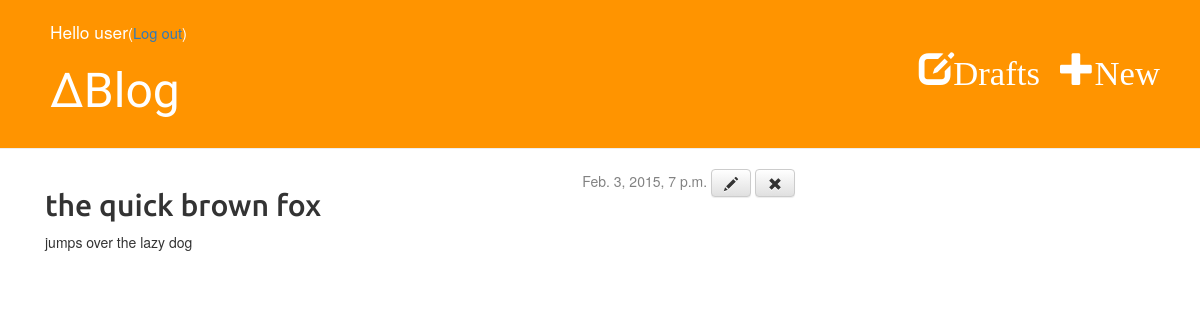
Screenshot of /post/8/ (signed in) with the database file from the repository.
### deltablog_app/models.py (models this page shows, shortened)
class Post(models.Model):
    author = models.ForeignKey('auth.User')
    title = models.CharField(max_length=200)
    text = models.TextField()
    created_date = models.DateTimeField(default=timezone.now)
    published_date = models.DateTimeField(blank=True, null=True)
    image = models.FileField(upload_to='documents/%Y/%m/%d', null=True, blank=True)
    class Meta:
        ordering = ["-published_date"]

### deltablog_app/views.py (the view)
# urls.py: url(r'^post/(?P<pk>[0-9]+)/$', views.post_detail),
def post_detail(request, pk):
    post = get_object_or_404(Post, pk=pk)
    return render(request, 'deltablog_app/post_detail.html', {'post': post})

### deltablog_app/templates/deltablog_app/post_detail.html
{% extends 'deltablog_app/base.html' %}
{% block content %}
    <div class="date">
    {% if post.published_date %}
        {{ post.published_date }}
    {% else %}
        <a class="btn btn-default" href="{% url 'deltablog_app.views.post_publish' pk=post.pk %}">Publish</a>
    {% endif %}
    {% if user.is_authenticated %}
    <a class="btn btn-default" href="{% url 'post_edit' pk=post.pk %}"><span class="glyphicon glyphicon-pencil"></span></a>
    <a class="btn btn-default" href="{% url 'post_remove' pk=post.pk %}"><span class="glyphicon glyphicon-remove"></span></a>
    {% endif %}
    </div>
    <h2>{{ post.title }}</h2>
    <p>{{ post.text|linebreaks }}</p>
{% endblock %}

### deltablog_app/templates/deltablog_app/base.html (shortened to what this page needs)
{% load staticfiles %}
<html>
    <head>
        <link rel="stylesheet" href="//maxcdn.bootstrapcdn.com/bootstrap/3.2.0/css/bootstrap.min.css">
        <link rel="stylesheet" href="//maxcdn.bootstrapcdn.com/bootstrap/3.2.0/css/bootstrap-theme.min.css">
        <link rel="stylesheet" href="{% static 'css/deltablog_app.css' %}">
    </head>
    <body>
        <div class="page-header">
            {% if user.is_authenticated %}
            <a href="{% url 'post_new' %}" class="top-menu"><span class="glyphicon glyphicon-plus">New</span></a>
            <a href="{% url 'post_draft_list' %}" class="top-menu"><span class="glyphicon glyphicon-edit">Drafts</span></a>
            <p class="top-menu-greeting">Hello {{ user.username }}<small>(<a href="{% url 'django.contrib.auth.views.logout' %}">Log out</a>)</small></p>
            {% else %}
            <a href="{% url 'django.contrib.auth.views.login' %}" class="top-menu"><span class="glyphicon glyphicon-lock">Login</span></a>
            {% endif %}
            <h1><a href="{% url 'deltablog_app.views.post_list' %}">∆Blog</a></h1>
        </div>
        <div class="content container">
            <div class="row">
                <div class="col-md-8">
                {% block content %}
                {% endblock %}
                </div>
            </div>
        </div>
    </body>
</html>

### static/css/deltablog_app.css (style rules this page uses)
.page-header { background-color: #ff9400; margin-top: 0; padding: 20px 20px 20px 50px; }
.page-header h1, .page-header h1 a, .page-header h1 a:visited, .page-header h1 a:active { color: #ffffff; font-size: 36pt; text-decoration: none; }
.content { margin-left: 30px; }
h1 { font-family: 'Gloria Hallelujah', cursive; }
h2 { font-family: 'Ubuntu', sans-serif; }
.date { float: right; color: #828282; }
.top-menu, .top-menu:visited { color: #ffffff; float: right; font-size: 26pt; margin-right: 20px; margin-top: 30px; }
.top-menu-greeting { color: #ffffff; font-size: 13pt; }

### rows the page displays
Post: published_date "Feb. 3, 2015, 7 p.m.", title "the quick brown fox", text "jumps over the lazy dog"

### other values shown
{{ user.username }} "user"
